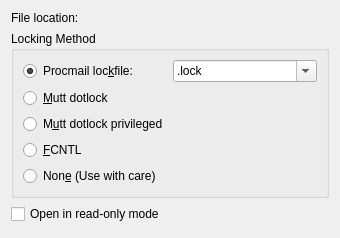
<?xml version="1.0" encoding="UTF-8"?>
<ui version="4.0">
 <author>Bertjan Broeksema &lt;b.broeksema@kdemail.net&gt;</author>
 <class>ConfigDialog</class>
 <widget class="QWidget" name="ConfigDialog">
  <property name="geometry">
   <rect>
    <x>0</x>
    <y>0</y>
    <width>340</width>
    <height>238</height>
   </rect>
  </property>
  <property name="windowTitle">
   <string>MBox Settings</string>
  </property>
  <layout class="QFormLayout" name="formLayout">
   <property name="fieldGrowthPolicy">
    <enum>QFormLayout::ExpandingFieldsGrow</enum>
   </property>
   <item row="0" column="0">
    <widget class="QLabel" name="label">
     <property name="sizePolicy">
      <sizepolicy hsizetype="Fixed" vsizetype="Preferred">
       <horstretch>0</horstretch>
       <verstretch>0</verstretch>
      </sizepolicy>
     </property>
     <property name="text">
      <string>File location:</string>
     </property>
    </widget>
   </item>
   <item row="0" column="1">
    <widget class="KUrlRequester" name="kcfg_File">
     <property name="sizePolicy">
      <sizepolicy hsizetype="MinimumExpanding" vsizetype="Preferred">
       <horstretch>0</horstretch>
       <verstretch>0</verstretch>
      </sizepolicy>
     </property>
    </widget>
   </item>
   <item row="1" column="0" colspan="2">
    <widget class="KButtonGroup" name="kcfg_LockfileMethod">
     <property name="title">
      <string>Locking Method</string>
     </property>
     <layout class="QGridLayout" name="gridLayout">
      <item row="0" column="0">
       <layout class="QHBoxLayout" name="horizontalLayout">
        <item>
         <widget class="QRadioButton" name="procmail">
          <property name="text">
           <string>Procmail loc&amp;kfile:</string>
          </property>
          <property name="checked">
           <bool>true</bool>
          </property>
         </widget>
        </item>
        <item>
         <widget class="QComboBox" name="kcfg_Lockfile">
          <property name="editable">
           <bool>true</bool>
          </property>
          <item>
           <property name="text">
            <string>.lock</string>
           </property>
          </item>
         </widget>
        </item>
       </layout>
      </item>
      <item row="1" column="0">
       <widget class="QRadioButton" name="mutt_dotlock">
        <property name="text">
         <string>&amp;Mutt dotlock</string>
        </property>
       </widget>
      </item>
      <item row="2" column="0">
       <widget class="QRadioButton" name="mutt_dotlock_privileged">
        <property name="text">
         <string>M&amp;utt dotlock privileged</string>
        </property>
       </widget>
      </item>
      <item row="3" column="0">
       <widget class="QRadioButton" name="fcntl">
        <property name="text">
         <string>&amp;FCNTL</string>
        </property>
       </widget>
      </item>
      <item row="4" column="0">
       <widget class="QRadioButton" name="none">
        <property name="text">
         <string>Non&amp;e (Use with care)</string>
        </property>
       </widget>
      </item>
     </layout>
    </widget>
   </item>
   <item row="2" column="0" colspan="2">
    <widget class="QCheckBox" name="kcfg_ReadOnly">
     <property name="text">
      <string>Open in read-only mode</string>
     </property>
    </widget>
   </item>
  </layout>
 </widget>
 <customwidgets>
  <customwidget>
   <class>KUrlRequester</class>
   <extends>QFrame</extends>
   <header>kurlrequester.h</header>
  </customwidget>
  <customwidget>
   <class>KButtonGroup</class>
   <extends>QGroupBox</extends>
   <header>kbuttongroup.h</header>
   <container>1</container>
  </customwidget>
 </customwidgets>
 <tabstops>
  <tabstop>kcfg_File</tabstop>
  <tabstop>kcfg_Lockfile</tabstop>
  <tabstop>kcfg_ReadOnly</tabstop>
 </tabstops>
 <resources/>
 <connections>
  <connection>
   <sender>procmail</sender>
   <signal>toggled(bool)</signal>
   <receiver>kcfg_Lockfile</receiver>
   <slot>setEnabled(bool)</slot>
   <hints>
    <hint type="sourcelabel">
     <x>77</x>
     <y>75</y>
    </hint>
    <hint type="destinationlabel">
     <x>229</x>
     <y>78</y>
    </hint>
   </hints>
  </connection>
 </connections>
</ui>
